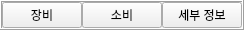
           <widget class="QFrame" name="Frame_ItemBtn">
            <property name="maximumSize">
             <size>
              <width>16777215</width>
              <height>30</height>
             </size>
            </property>
            <property name="frameShape">
             <enum>QFrame::Box</enum>
            </property>
            <property name="frameShadow">
             <enum>QFrame::Raised</enum>
            </property>
            <layout class="QHBoxLayout" name="horizontalLayout_2" stretch="0,0,0">
             <property name="spacing">
              <number>0</number>
             </property>
             <property name="leftMargin">
              <number>0</number>
             </property>
             <property name="topMargin">
              <number>0</number>
             </property>
             <property name="rightMargin">
              <number>0</number>
             </property>
             <property name="bottomMargin">
              <number>0</number>
             </property>
             <item>
              <widget class="QPushButton" name="Btn_Equip">
               <property name="enabled">
                <bool>true</bool>
               </property>
               <property name="text">
                <string>장비</string>
               </property>
              </widget>
             </item>
             <item>
              <widget class="QPushButton" name="Btn_Portion">
               <property name="enabled">
                <bool>true</bool>
               </property>
               <property name="text">
                <string>소비</string>
               </property>
              </widget>
             </item>
             <item>
              <widget class="QPushButton" name="Btn_Status">
               <property name="text">
                <string>세부 정보</string>
               </property>
              </widget>
             </item>
            </layout>
           </widget>
